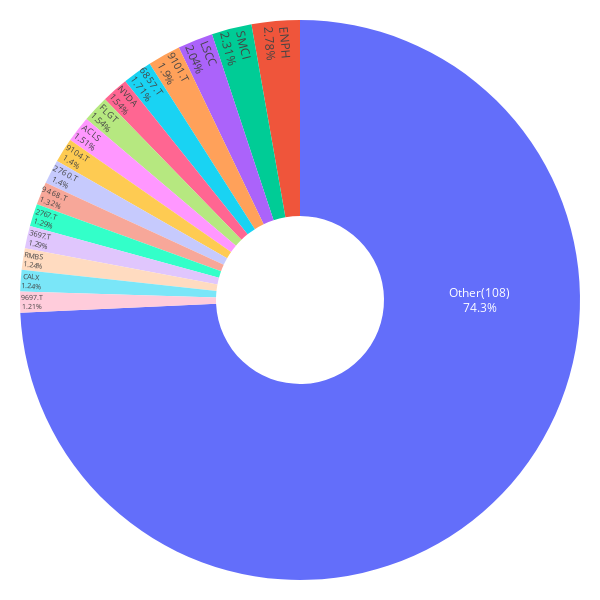

The cell this chart's notebook holds for it:
### Code cell
importlib.reload(mpt_utils)
#
weights_5y, mu_5y, S_5y, allocations_5y = mpt_utils.benchmark_portfolio_and_plot(df_5y, plot_threshold=0.012)

### Figure 1 — Plotly figure (JSON) as saved in the notebook; plotly's stock layout.template omitted (floating-point values rounded to 4 significant figures)
{"data": [{"hole": 0.3, "insidetextorientation": "radial", "labels": ["NVDA", "ENPH", "RMBS", "SMCI", "ACLS", "2767.T", "CALX", "9104.T", "LSCC", "9697.T", "3697.T", "2760.T", "6857.T", "FLGT", "9101.T", "9468.T", "Other(108)"], "textinfo": "label+percent", "textposition": "inside", "values": [0.0056, 0.0101, 0.0045, 0.0084, 0.0055, 0.0047, 0.0045, 0.0051, 0.0074, 0.0044, 0.0047, 0.0051, 0.0062, 0.0056, 0.0069, 0.0048, 0.27], "type": "pie"}], "layout": {"margin": {"l": 20, "r": 20, "t": 20, "b": 20}, "font": {"color": "black"}, "height": 600, "width": 600, "paper_bgcolor": "white", "plot_bgcolor": "white", "showlegend": false}}
